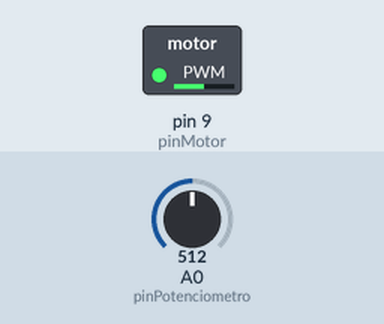
Bench run of a sketch on a simulated Arduino Uno, built with avr-gcc and run on an emulated ATmega328P. Shown: switched loads named in the sketch (green lamp = pin HIGH). Inputs (shaded band) come from the test bench; at power-on: A0 (pinPotenciometro) = 512.

Above: at 1.2 s.
1.3 s: A0 (pinPotenciometro) set to 716
At 1.8 s:
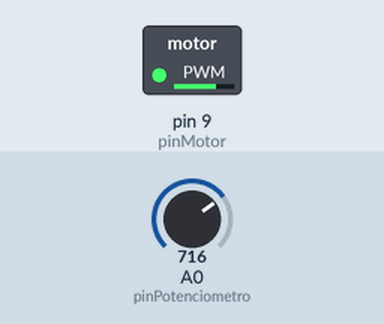
2.8 s: A0 (pinPotenciometro) set to 900
At 4.0 s:
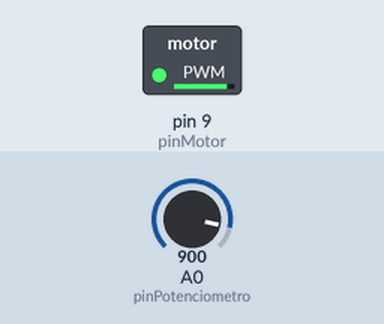
4.3 s: A0 (pinPotenciometro) set to 122
At 5.3 s:
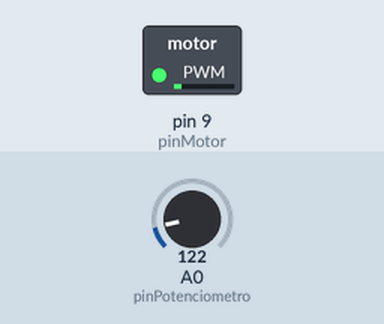
5.8 s: A0 (pinPotenciometro) set to 0
At 6.4 s:
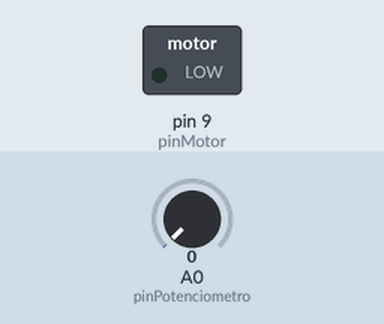
7.3 s: A0 (pinPotenciometro) set to 511
At 7.6 s:
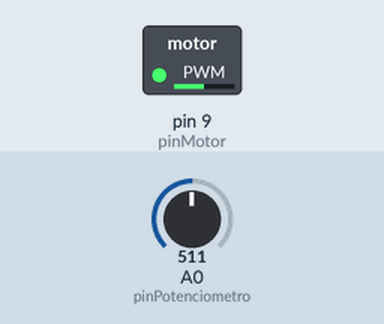
Timing chart, 0 to 9.8 s (numbered marks = the images above; inputs shaded):
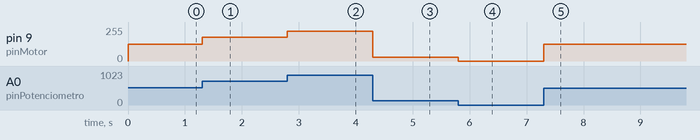

The sketch:

MotorComTransistorNPNC_digo.ino
```cpp
int pinMotor = 9;
int pinPotenciometro = 0;
int valorLido;

void setup(){
  pinMode(pinMotor, OUTPUT);
}

void loop(){
  valorLido = analogRead(pinPotenciometro);
  valorLido = map(valorLido, 0, 1023, 0, 255);

  analogWrite(pinMotor, valorLido);
}
```

Measured:
- after the input at 1.3 s, pin 9 (pinMotor): 127/255 → 178/255 at once
- after the input at 2.8 s, pin 9 (pinMotor): 178/255 → 224/255 at once
- after the input at 4.3 s, pin 9 (pinMotor): 224/255 → 30/255 at once
- after the input at 5.8 s, pin 9 (pinMotor): 30/255 → 0/255 at once
- after the input at 7.3 s, pin 9 (pinMotor): 0/255 → 127/255 at once
